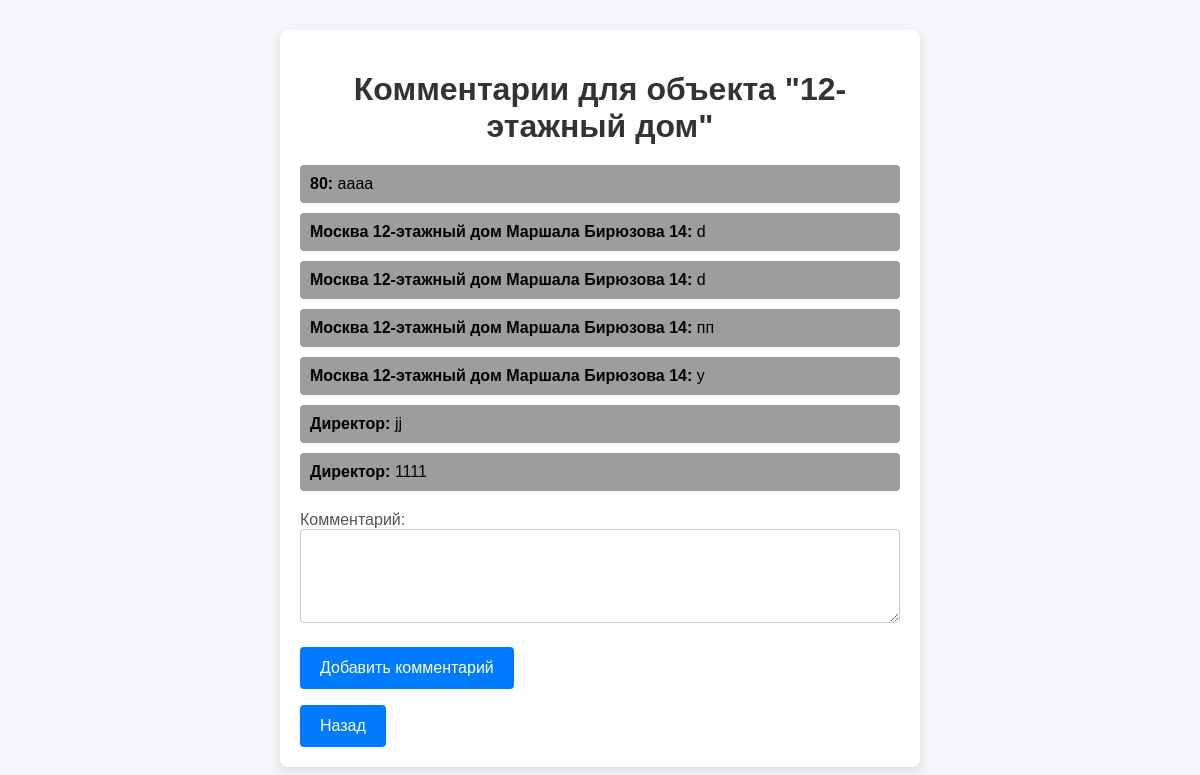
The app's page /comments/1 (signed in), older data.
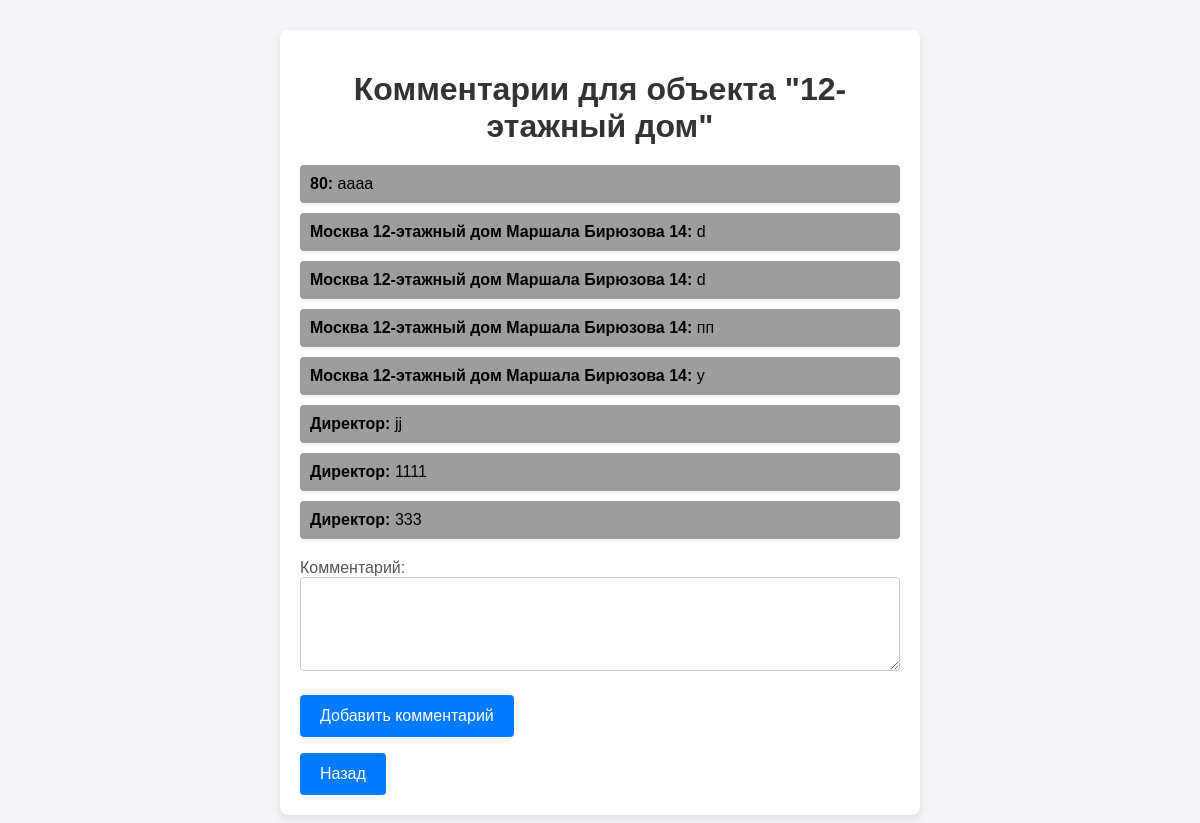
The same page, newer data.
### tables this page shows
CREATE TABLE comments (
                id INTEGER PRIMARY KEY AUTOINCREMENT,
                object_id INTEGER NOT NULL,
                user TEXT NOT NULL,
                text TEXT NOT NULL,
                FOREIGN KEY (object_id) REFERENCES construction_objects (id) ON DELETE CASCADE
            );

### main.py (the view)
@app.route("/comments/<int:object_id>", methods=["GET", "POST"])
@login_required
def comments(object_id):
    obj = ConstructionObjectTable.get_by_id(object_id)
    if request.method == "POST":
        user = current_user.desc
        text = request.form["text"]
        CommentTable.save(object_id=object_id, user=user, text=text)
        return redirect(url_for("comments", object_id=object_id))
    comments = CommentTable.get_by_id(object_id)
    return render_template("comments.html", obj=obj, comments=comments)

### active_record.py (called while the page is built)
    @staticmethod
    def connect():
        conn = sqlite3.connect(DB_PATH)
        conn.row_factory = sqlite3.Row
        return conn

    @staticmethod
    def from_row(row):
        return ConstructionObject(
            id=row["id"], name=row["name"], address=row["address"],
            deadline=row["deadline"], status=row["status"]
        )

    @staticmethod
    def get_by_id(object_id):
        conn = ConstructionObject.connect()
        cursor = conn.cursor()
        cursor.execute("SELECT * FROM construction_objects WHERE id = ?", (object_id,))
        row = cursor.fetchone()
        conn.close()
        return ConstructionObject.from_row(row) if row else None

    @staticmethod
    def from_row(row):
        return Comment(
            id=row[0], object_id=row[1], user=row[2], text=row[3]
        )

    @classmethod
    def get_by_id(cls, object_id):
        print(f"object_id {object_id}")
        conn = Comment.connect()
        cursor = conn.cursor()
        cursor.execute("SELECT * FROM comments WHERE object_id = ?", (object_id,))
        rows = cursor.fetchall()
        conn.close()
        return [Comment.from_row(row) for row in rows]

### templates/comments.html (shortened to what this page needs)
<!DOCTYPE html>
<html lang="ru">
<head>
</head>
<body>
    <div class="container">
        <h1>Комментарии для объекта "{{ obj.name }}"</h1>
        <ul>
            {% for comment in comments %}
            <li><strong>{{ comment.user }}:</strong> {{ comment.text }}</li>
            {% endfor %}
        </ul>
        <form method="POST">
            <div class="form-group">
                <label for="text">Комментарий:</label>
                <textarea id="text" name="text" rows="4" required></textarea>
            </div>
            <button type="submit">Добавить комментарий</button>
        </form>
        <button type="submit" onclick="window.location.href='{{ url_for('index') }}'">Назад</button>
    </div>
</body>
</html>

Row changes from the older to the newer data that the page shows:
added comments: user "Директор", text "333"
